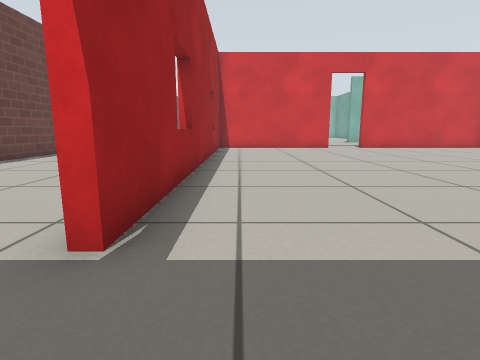
View 1 (above)

24 first-person views from a walk through a world built for the Gazebo simulator. The camera is 0.5 m above the floor, tilts 10° down and sees 80° across. The lines on the ground mark 1 m squares. The floor is counted in squares, 0.5 m on a side. Each view is taken from the middle of a square. On the plan, view 1 faces up. The plan holds only what a view shows up to about 11 squares ahead; the rest is blank. The place goes on beyond the plan. Gazebo's built-in surfaces are drawn with simple patterns.

View 2
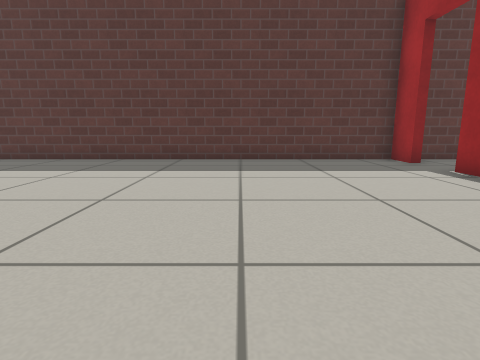

View 3
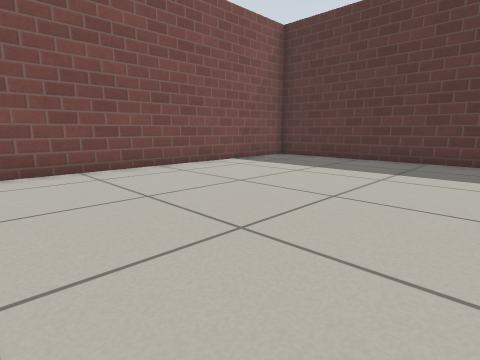

View 4
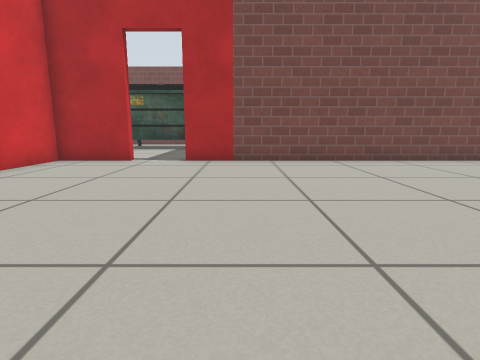

View 5
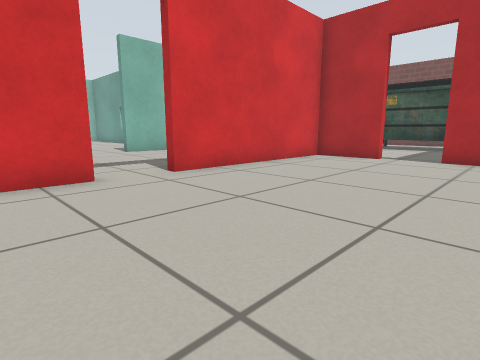

View 6
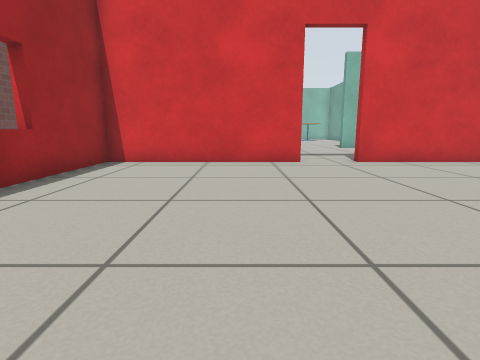

View 7
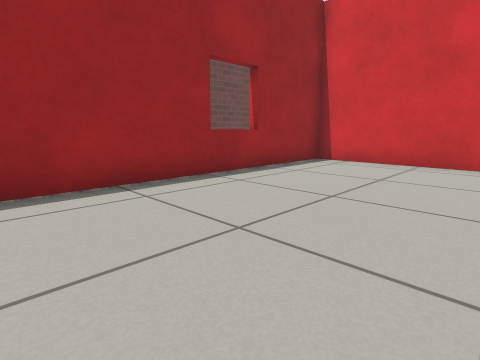

View 8
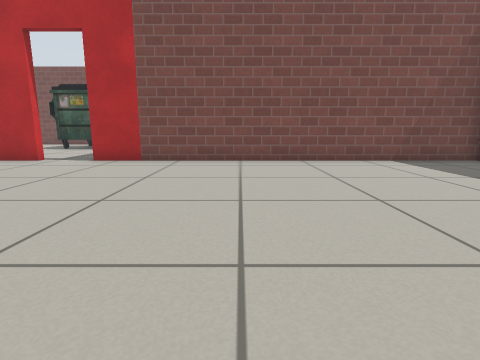

View 9
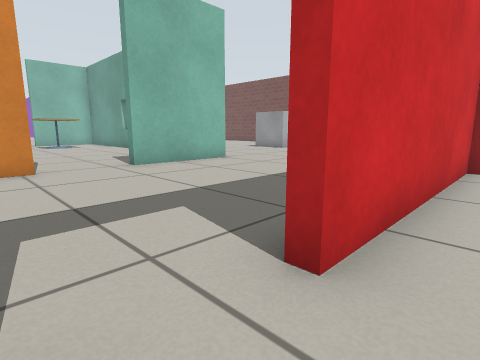

View 10
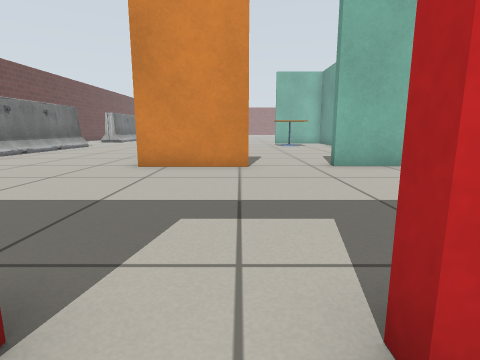

View 11
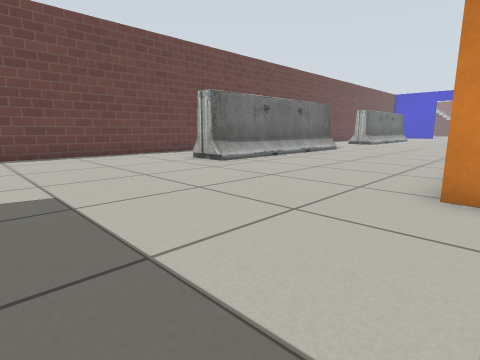

View 12
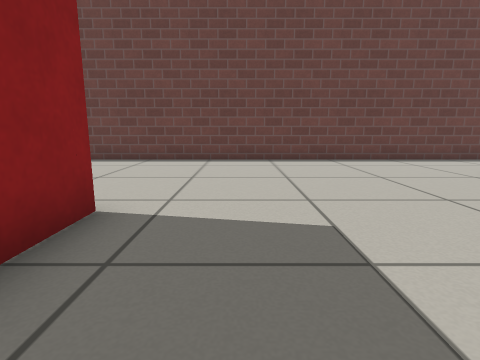

View 13
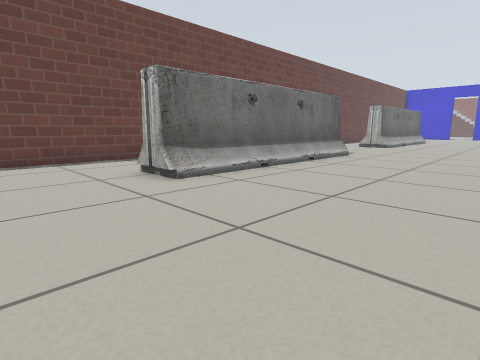

View 14
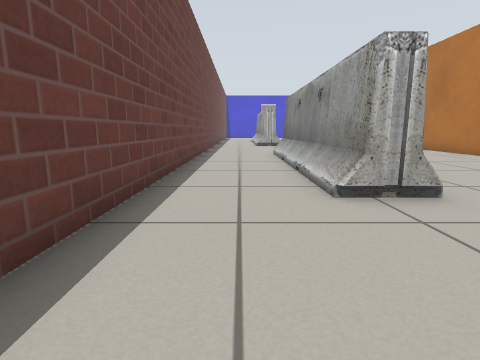

View 15
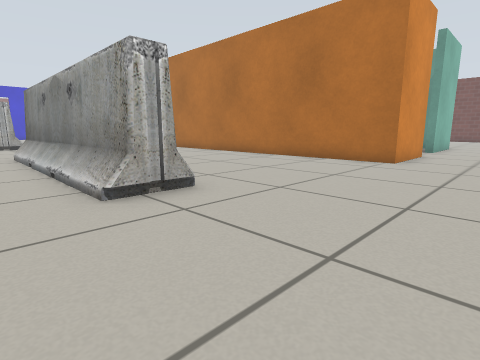

View 16
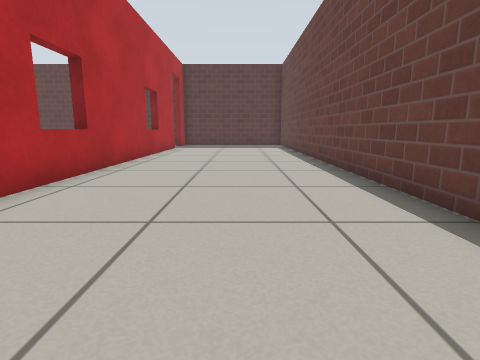

View 17
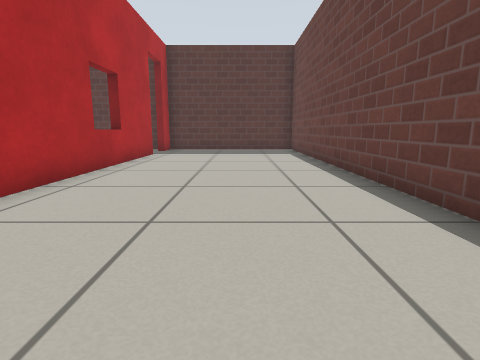

View 18
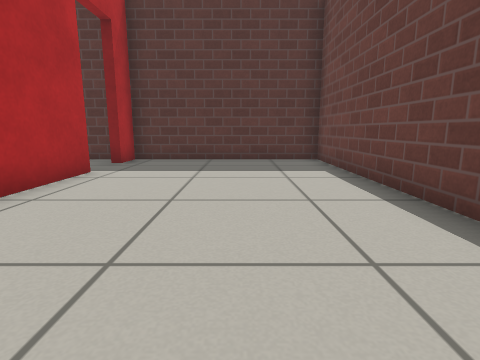

View 19
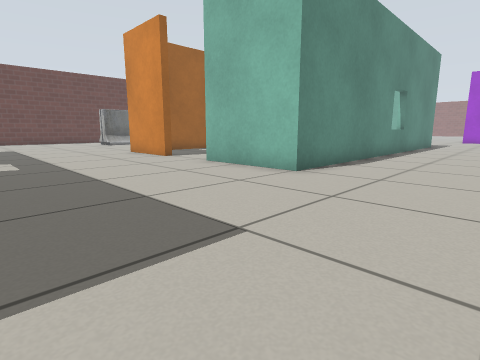

View 20
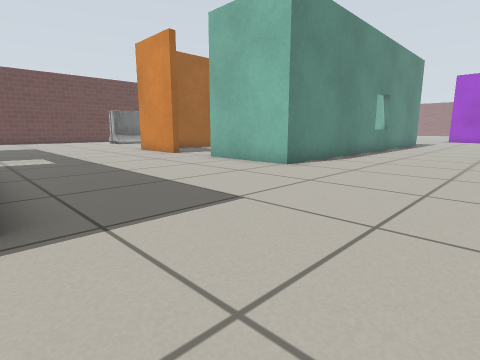

View 21
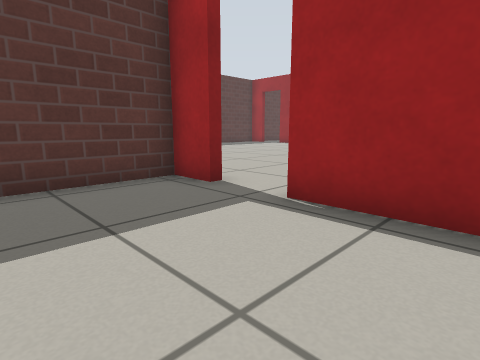

View 22
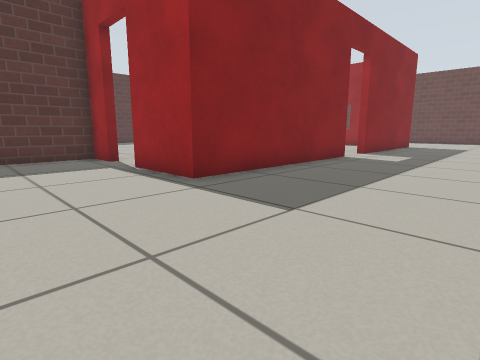

View 23
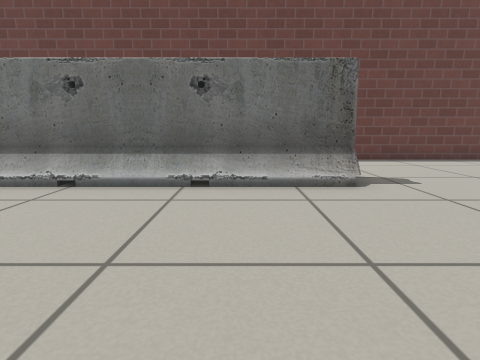

View 24
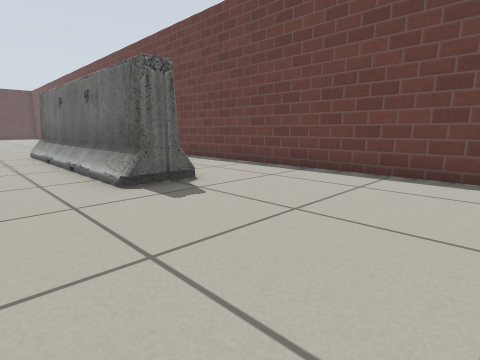

### Floor plan
Points are (right, up) in squares from view 1. A wall is a line through its corners. A room is listed if a view was taken in it or the views show most of it. See-through windows are left out.
Room 1 (views 1, 2, 3, 4, 5, 6, 7, 8, 9, 10)
walls: (5, 15.9) (-1.1, 15.9) (-1.1, 2.1); (13.3, 13.5) (13.3, 15.9) (6.6, 15.9); (-1.1, 0.5) (-1.1, -0.7) (13.3, -0.7) (13.3, 11.9)
ways out: open door at (-1, 1.5) to room 2; open door at (5.5, 16) to room 2; open door at (13.3, 12.7) to room 2
Room 2 (views 11, 12, 13, 14, 15, 16, 17, 18, 19, 20, 21, 22, 23, 24)
walls: (6.2, 22.8) (3.2, 22.8) (3.2, 27.3); (6.6, 16.2) (13.6, 16.2) (13.6, 13.5); (-1.5, 16.2) (0, 16.2); (12.1, 29.5) (12.1, 22.8) (8.6, 22.8); (13.6, 11.9) (13.6, 10.5) (16.6, 10.5); (-7.6, 37.5) (-7.6, -0.7) (-1.4, -0.7) (-1.4, 0.5); (-1.4, 2.1) (-1.4, 13.9)
ways out: open door at (-1, 1.5) to room 1; open door at (5.5, 16) to room 1; open door at (13.3, 12.7) to room 1; opening at (7.5, 23)
objects: barrier (-4, 24) to (-3, 32)

Where each view was taken, in squares from view 1:
view 1: 0 up, 0 right, facing up
view 2: 9 up, 4 right, facing down
view 3: 9 up, 6 right, facing down-right
view 4: 10 up, 4 right, facing right
view 5: 10 up, 3 right, facing up-right
view 6: 7 up, 3 right, facing up
view 7: 7 up, 4 right, facing up-left
view 8: 7 up, 4 right, facing right
view 9: 15 up, 5 right, facing up-right
view 10: 15 up, 6 right, facing up
view 11: 18 up, 4 right, facing up-left
view 12: 18 up, 2 right, facing left
view 13: 21 up, 2 right, facing up-left
view 14: 20 up, 6 left, facing up
view 15: 20 up, 6 left, facing up-right
view 16: 18 up, 5 left, facing down
view 17: 14 up, 5 left, facing down
view 18: 9 up, 5 left, facing down
view 19: 17 up, 16 right, facing up-left
view 20: 16 up, 17 right, facing up-left
view 21: 16 up, 17 right, facing down-left
view 22: 21 up, 17 right, facing down-left
view 23: 30 up, 2 right, facing left
view 24: 37 up, 1 left, facing down-left
